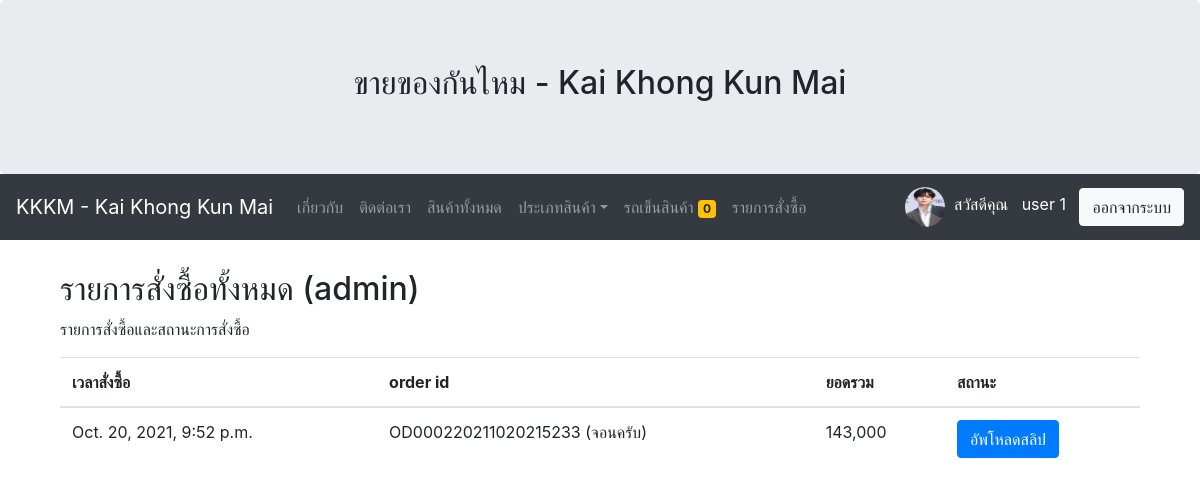
Before: /allorderlist/ (signed in) with the older database file.
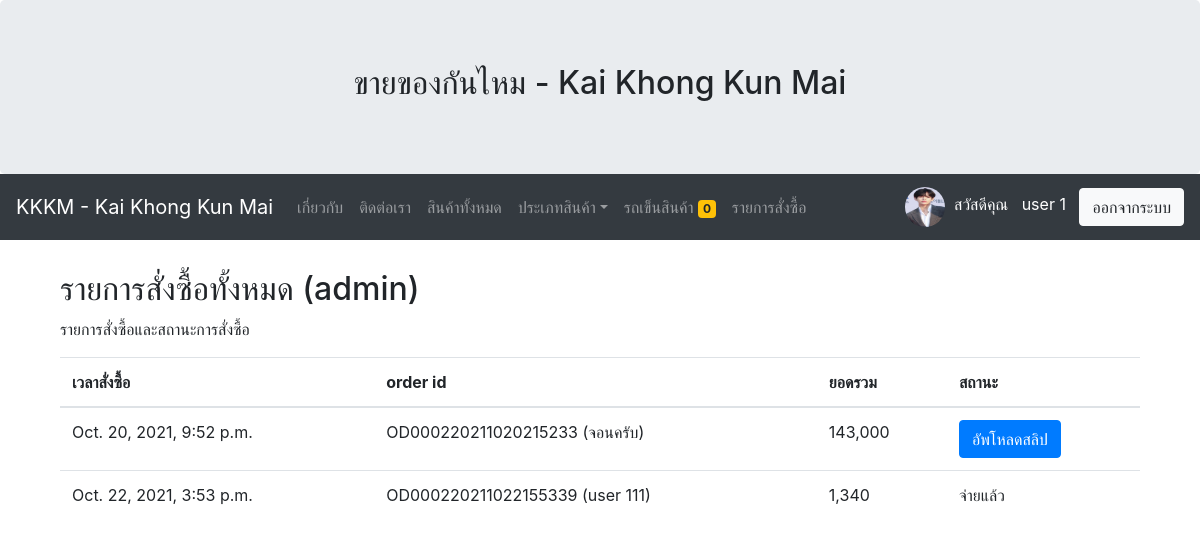
After: the same page with the newer database file.
### myapp/models.py (models this page shows)
class OrderPending(models.Model):
	orderid = models.CharField(max_length=100)
	user = models.ForeignKey(User,on_delete=models.CASCADE) #บังคับให้ login
	address = models.TextField()
	shipping = models.CharField(max_length=100)
	name = models.CharField(max_length=100)
	tel = models.CharField(max_length=100)
	address = models.TextField()
	shipping = models.CharField(max_length=100)
	payment = models.CharField(max_length=100)
	other = models.TextField(max_length=200,null=True,blank=True) #ต้องเพิ่ม blank=True ด้วย
	stamp = models.DateTimeField(auto_now_add=True,blank=True,null=True)
	paid = models.BooleanField(default=False)
	slip = models.ImageField(upload_to="gallery_slip",null=True,blank=True)
	sliptime = models.CharField(max_length=200,null=True,blank=True)
	paymentid = models.CharField(max_length=200,null=True,blank=True)

### myapp/views.py (the view)
# urls.py: path('allorderlist/',AllOrderListPage,name='allorderlist-page'),
def AllOrderListPage(request):
	context = {}
	order = OrderPending.objects.all()
	for od in order:
		orderid = od.orderid
		orderlist = OrderList.objects.filter(orderid=orderid)
		total = sum([ c.total for c in orderlist])
		od.total = total
	context['allorder'] = order
	return render(request, 'myapp/allorderlist.html',context)

### myapp/template/myapp/allorderlist.html
{% extends 'myapp/base.html' %}
{% load humanize %}
{% block article %}
<div class="container">
	  <h2>รายการสั่งซื้อทั้งหมด (admin)</h2>
	  <p>รายการสั่งซื้อและสถานะการสั่งซื้อ</p>
	  <table class="table">
	    <thead>
		<tr>
		  <th>เวลาสั่งซื้อ</th>
		  <th>order id</th>
		  <th>ยอดรวม</th>
		  <th>สถานะ</th>
		</tr>
	    </thead>
	    <tbody>
	    {% for od in allorder %}
		<tr>
		  <td>{{od.stamp}}</td>
		  <td>{{od.orderid}} ({{od.name}})</td>
		  <td>{{od.total|intcomma}}</td>
		  <td>
		  {% if od.paid %}
		  	จ่ายแล้ว
		  {% else %}
		  	<a href="#" class="btn btn-primary">อัพโหลดสลิป</a>
		  {% endif %}
		</td>
		</tr>
	    {% endfor %}
	    </tbody>
	  </table>
</div>
{% endblock article %}

Changed rows visible on the page:
added OrderPending: stamp "Oct. 22, 2021, 3:53 p.m.", orderid "OD000220211022155339", name "user 111", total "1,340", paid "จ่ายแล้ว"
